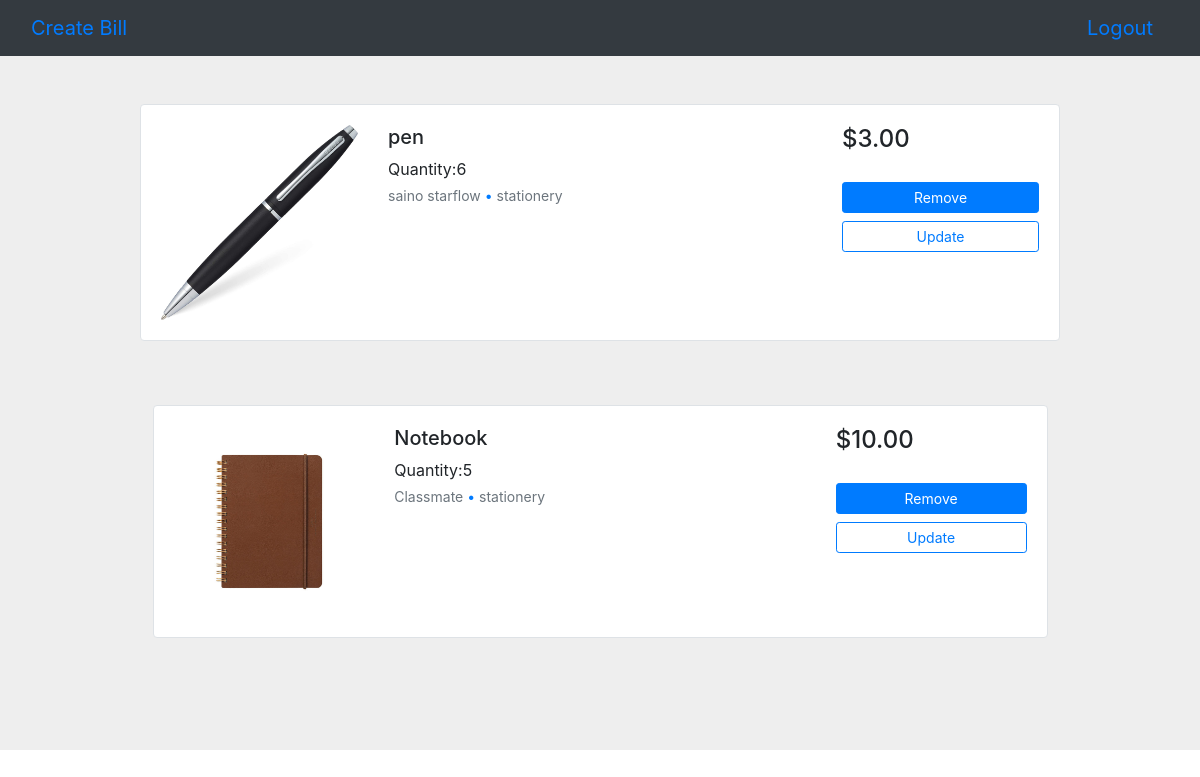
The app's page /home/ (signed in) with its own data.
### inventory/models.py (models this page shows, shortened)
class Product(models.Model):
    product_name = models.CharField(max_length=50)
    brand = models.CharField(max_length=50)
    photo = models.ImageField(upload_to="image")
    price = models.DecimalField(max_digits=6, decimal_places=2)
    quantity = models.IntegerField()
    gst = models.DecimalField(max_digits=4, decimal_places=2)
    category = models.ForeignKey(Category, on_delete=models.CASCADE)

class Category(models.Model):
    category_name = models.CharField(max_length=50)
    def __str__(self):
        return f'{self.category_name}'

### inventory/views.py (the view)
# urls.py: path('home/', views.home, name='home'),
@login_required(login_url='/login/')
def home(request):
    product = Product.objects.all()
    return render(request, "home.html",{
        "product": product
    })

### inventory/templates/home.html (shortened to what this page needs)
{% extends 'base.html' %}
{% block title %}Home Page{% endblock title %}
{% block content %}
<nav class="navbar navbar-expand-lg bg-dark">
    <div class="container-fluid">
      <a class="navbar-brand" href="/bill/">Create Bill</a>
      <a class="navbar-brand" href="/logout/">Logout</a>
    </div>
</nav>
<section style="background-color: #eee;">
{% for test in product %}
    <div class="container py-5">
      <div class="row justify-content-center mb-3">
        <div class="col-md-12 col-xl-10">
          <div class="card shadow-0 border rounded-3">
            <div class="card-body">
              <div class="row">
                <div class="col-md-12 col-lg-3 col-xl-3 mb-4 mb-lg-0">
                  <div class="bg-image hover-zoom ripple rounded ripple-surface">
                    <img src="{{test.photo.url}}"
                      class="w-100" />
                  </div>
                </div>
                <div class="col-md-6 col-lg-6 col-xl-6">
                  <h5>{{test.product_name}}</h5>
                  <div class="d-flex flex-row">
                    <span>Quantity:{{test.quantity}}</span>
                  </div>
                  <div class="mt-1 mb-0 text-muted small">
                    <span>{{test.brand}}</span>
                    <span class="text-primary"> • </span>
                    <span>{{test.category}}</span>
                  </div>
                </div>
                <div class="col-md-6 col-lg-3 col-xl-3 border-sm-start-none border-start">
                  <div class="d-flex flex-row align-items-center mb-1">
                    <h4 class="mb-1 me-1">${{test.price}}</h4>
                  </div>
                  <div class="d-flex flex-column mt-4">
                    <button class="btn btn-primary btn-sm" type="button" onclick="window.location.href = '{{test.pk}}/';">Remove</button>
                    <button class="btn btn-outline-primary btn-sm mt-2" type="button" onclick="window.location.href = 'update/{{test.pk}}/';">
                      Update
                    </button>
                  </div>
                </div>
              </div>
            </div>
          </div>
        </div>
    </div>
{% endfor %}
</section>
{% endblock content %}

### records on screen
Product: photo (picture), product_name "pen", quantity "6", brand "saino starflow", category "stationery", price "3.00"
Product: photo (picture), product_name "Notebook", quantity "5", brand "Classmate", category "stationery", price "10.00"
